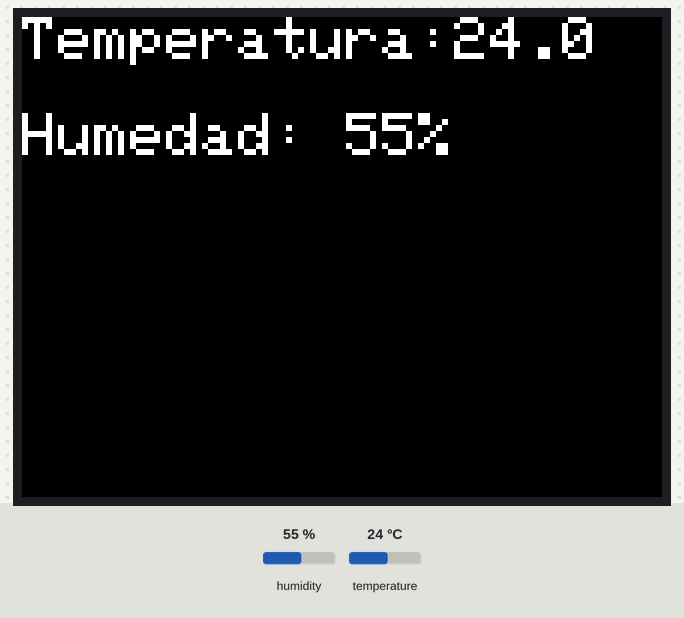
The sketch below on a simulated ESP32. Parts: 320×240 colour display. The test bench sets the inputs (shaded band); at power-on: humidity 55 %, temperature 24 °C. WiFi joins after 1.5 s; servers stay silent unless stated; what the sketch prints to the serial monitor is not drawn.

Above: at 4.5 s.
4.6 s: humidity set to 22 %
At 6.5 s:
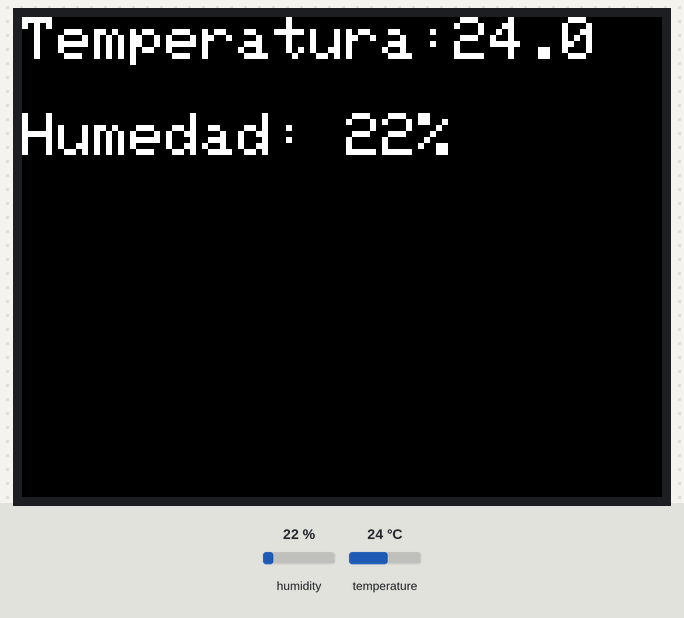
7.4 s: temperature set to 12 °C
At 9.1 s:
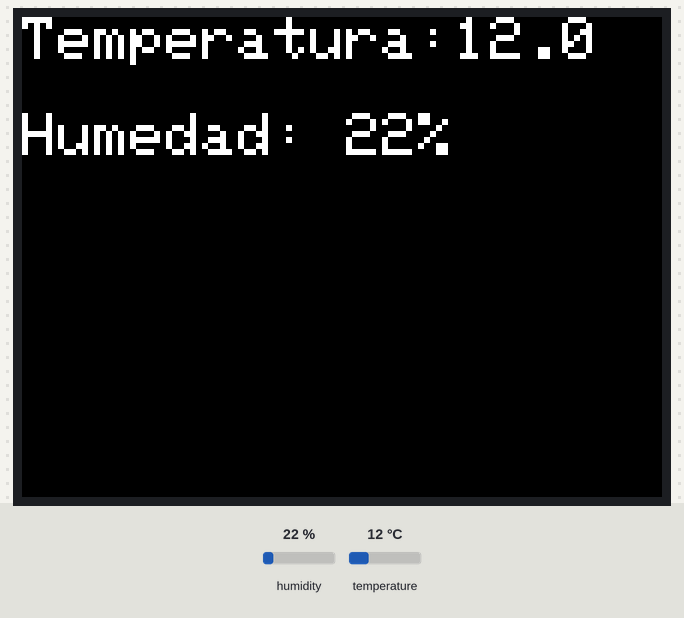
9.4 s: humidity set to 40 %
At 10.7 s:
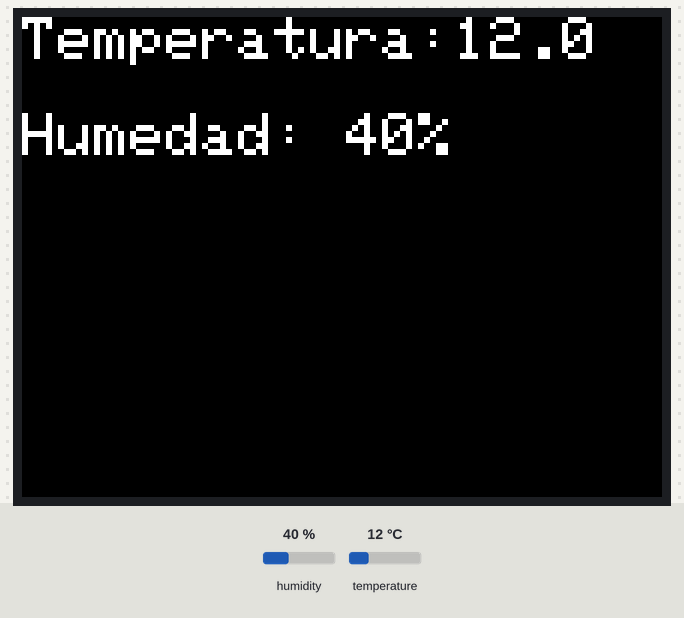
11.4 s: temperature set to 19 °C
Timing chart, 0 to 14.4 s (numbered marks = the images above; inputs shaded):
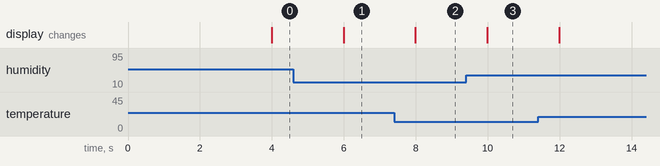

Measured:
- after the input at 4.6 s, the display: changes after 1.4 s (image 1)
- after the input at 7.4 s, the display: changes after 0.59 s (image 2)
- after the input at 9.4 s, the display: changes after 0.59 s (image 3)

The sketch:

m5-blynk-led.ino
```cpp
// (licence header left out)
#include <M5Stack.h>
#include <WiFi.h>
#include <WiFiClient.h>
#include <BlynkSimpleEsp32.h>
#include "DHT12.h"
#include <Wire.h> //The DHT12 uses I2C comunication.
DHT12 dht12; //Preset scale CELSIUS and ID 0x5c.

// You should get Auth Token in the Blynk App.
// Go to the Project Settings (nut icon).
char auth[] = "auth";
char ssid[] = "SSID";
char pass[] = "PASSWD";

BlynkTimer timer;

// This function sends Arduino's up time every second to Virtual Pin (5).
// In the app, Widget's reading frequency should be set to PUSH. This means
// that you define how often to send data to Blynk App.
void myTimerEvent() {
    // You can send any value at any time.
    // Please don't send more that 10 values per second.
    // Blynk.virtualWrite(V9, millis() / 1000)
    float tmp = dht12.readTemperature();
    float hum = dht12.readHumidity();
    Serial.printf("Temperatura: %2.2f*C  Humedad: %0.2f%%\r\n", tmp, hum);

    Blynk.virtualWrite(V0, tmp);
    Blynk.virtualWrite(V1, hum);
    M5.Lcd.setCursor(0, 0);
    M5.Lcd.setTextColor(WHITE, BLACK);
    M5.Lcd.setTextSize(3);
    M5.Lcd.printf("Temperatura:%2.1f  \r\nHumedad: %2.0f%%", tmp, hum);
}

void setup() {
    // Debug console
    M5.begin();
    Wire.begin();

    //Blynk start
    Blynk.begin(auth, ssid, pass, "blynk.m5stack.com");

    // Setup a function to be called every second
    timer.setInterval(2000L, myTimerEvent);
    M5.Lcd.setBrightness(10);
}

void loop() {

    Blynk.run();
    timer.run(); // Initiates BlynkTimer
}
```
